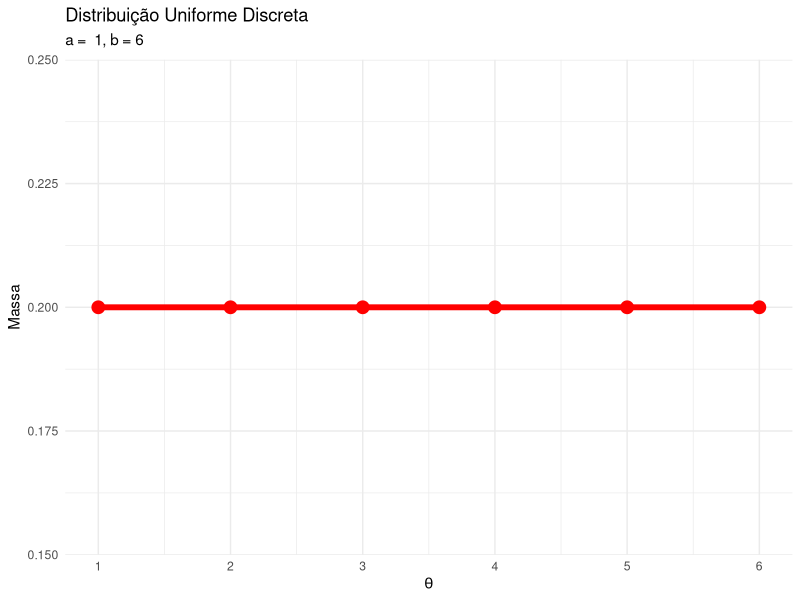
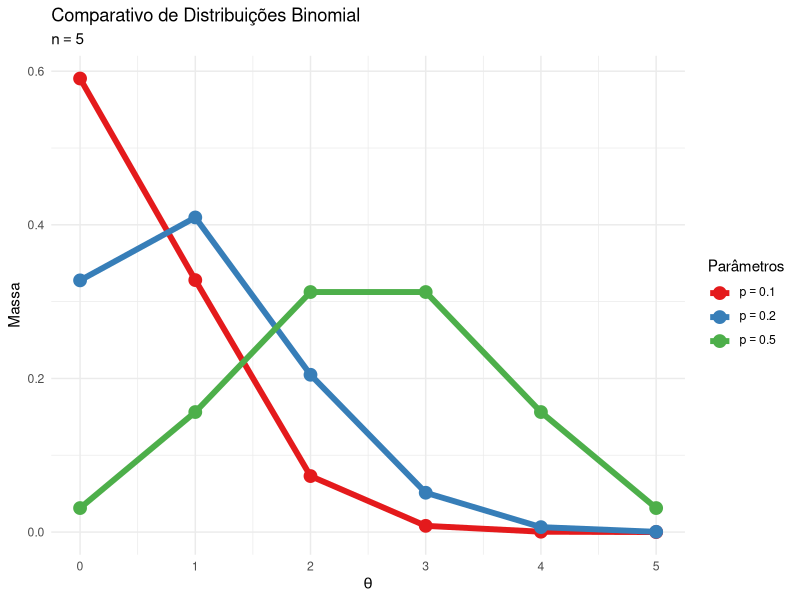
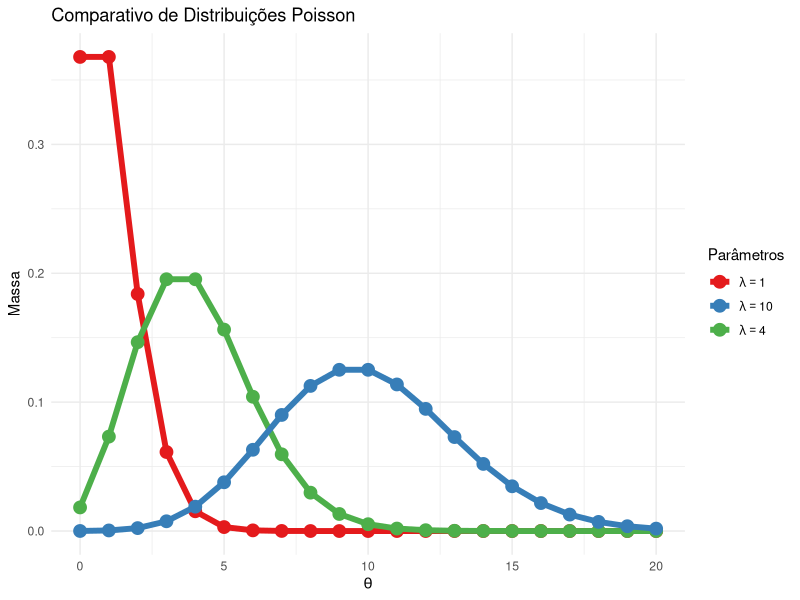
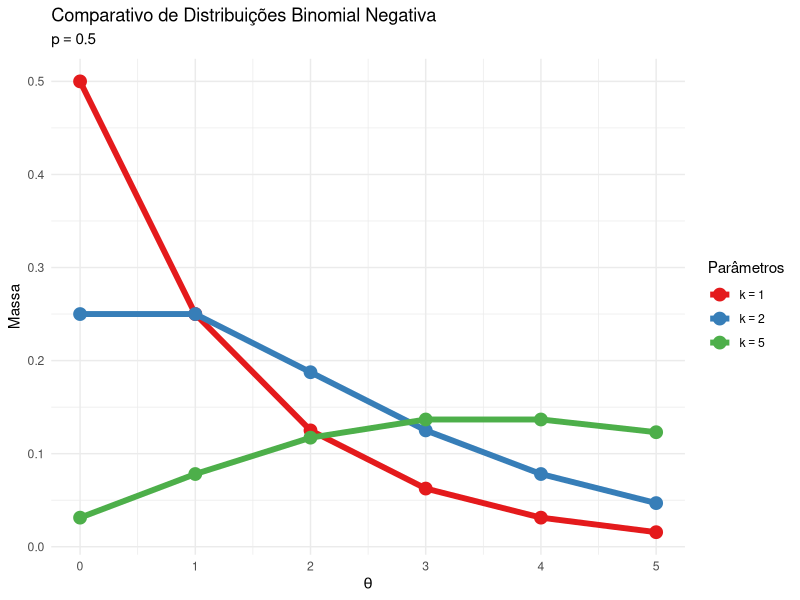
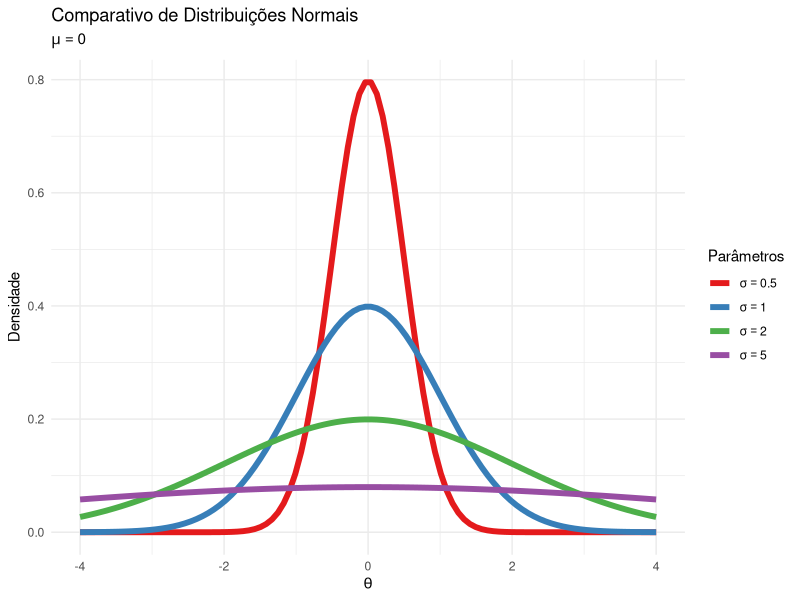
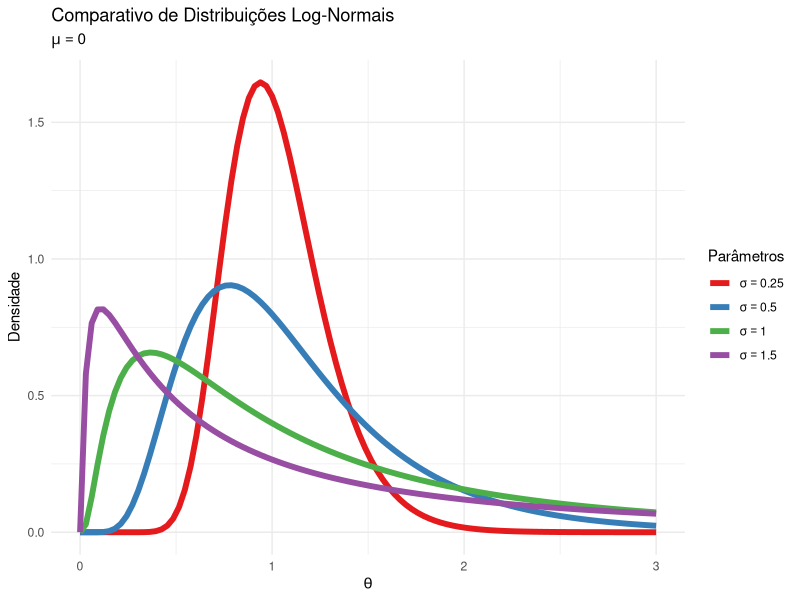
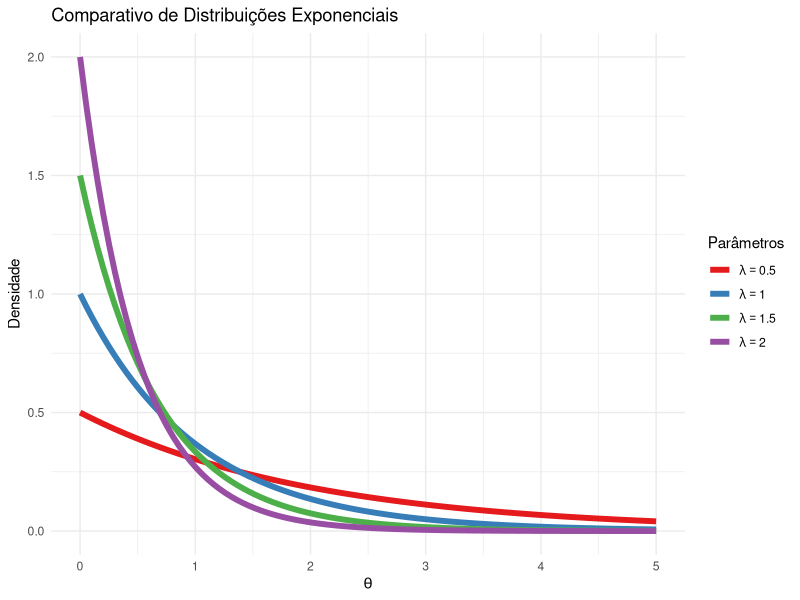
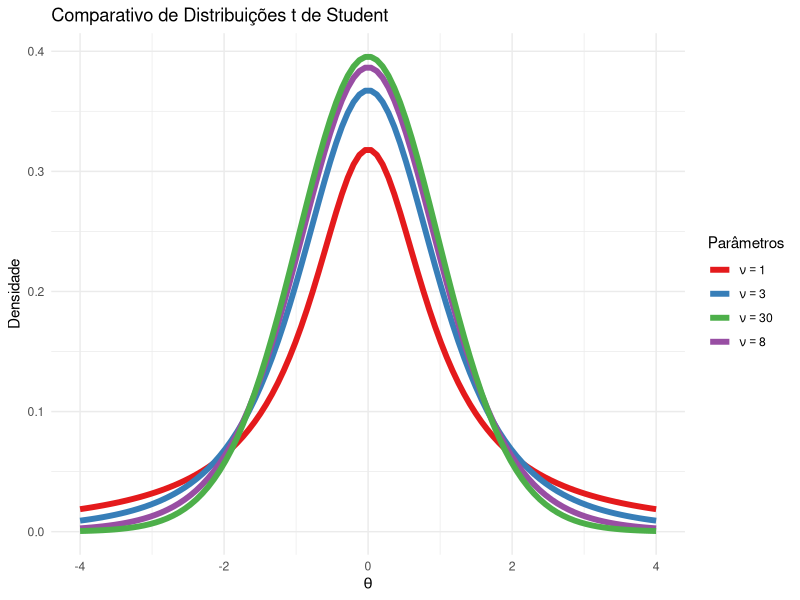

The R script that drew these images, in order:
## ---- chunk 1
knitr::opts_chunk$set(echo = TRUE)
library(ggplot2)
library(tibble)
theme_set(theme_minimal())
## ---- chunk 2
ggplot(data = tibble(
  x = seq(1, 6),
  y = dunif(x, min = 1, max = 6)),
  aes(x, y)) +
  geom_line(size = 2, col = "red") +
  geom_point(size = 4, col = "red") +
  labs(
    title = "Distribuição Uniforme Discreta",
    subtitle = expression("a =  1, b = 6"),
    x = expression(theta),
    y = "Massa",
    color = "Parâmetros"
  ) +
  scale_x_continuous(breaks = c(1:6))
## ---- chunk 3
ggplot(data = tibble(x = seq(0, 5))) +
  labs(
    title = "Comparativo de Distribuições Binomial",
    subtitle = expression(n == 5),
    x = expression(theta),
    y = "Massa",
    color = "Parâmetros"
  ) +
  geom_line(aes(x, y = dbinom(x, size = 5, prob = 0.1), color = "p ==  0.1"), size = 2) +
  geom_point(aes(x, y = dbinom(x, size = 5, prob = 0.1), color = "p ==  0.1"), size = 4) +
  geom_line(aes(x, y = dbinom(x, size = 5, prob = 0.2), color = "p ==  0.2"), size = 2) +
  geom_point(aes(x, y = dbinom(x, size = 5, prob = 0.2), color = "p ==  0.2"), size = 4) +
  geom_line(aes(x, y = dbinom(x, size = 5, prob = 0.5), color = "p ==  0.5"), size = 2) +
  geom_point(aes(x, y = dbinom(x, size = 5, prob = 0.5), color = "p ==  0.5"), size = 4) +
  scale_color_brewer(palette = "Set1",
    labels = scales::label_parse())
## ---- chunk 4
ggplot(data = tibble(x = seq(0, 20))) +
  labs(
    title = "Comparativo de Distribuições Poisson",
    x = expression(theta),
    y = "Massa",
    color = "Parâmetros"
  ) +
  geom_line(aes(x, y = dpois(x, lambda = 1), color = "lambda ==  1"), size = 2) +
  geom_point(aes(x, y = dpois(x, lambda = 1), color = "lambda ==  1"), size = 4) +
  geom_line(aes(x, y = dpois(x, lambda = 4), color = "lambda ==  4"), size = 2) +
  geom_point(aes(x, y = dpois(x, lambda = 4), color = "lambda ==  4"), size = 4) +
  geom_line(aes(x, y = dpois(x, lambda = 10), color = "lambda ==  10"), size = 2) +
  geom_point(aes(x, y = dpois(x, lambda = 10), color = "lambda ==  10"), size = 4) +
  scale_color_brewer(palette = "Set1",
    labels = scales::label_parse())
## ---- chunk 5
ggplot(data = tibble(x = seq(0, 5))) +
  labs(
    title = "Comparativo de Distribuições Binomial Negativa",
    subtitle = expression(p == 0.5),
    x = expression(theta),
    y = "Massa",
    color = "Parâmetros"
  ) +
  geom_line(aes(x, y = dnbinom(x, size = 1, prob = 0.5), color = "k ==  1"), size = 2) +
  geom_point(aes(x, y = dnbinom(x, size = 1, prob = 0.5), color = "k ==  1"), size = 4) +
  geom_line(aes(x, y = dnbinom(x, size = 2, prob = 0.5), color = "k ==  2"), size = 2) +
  geom_point(aes(x, y = dnbinom(x, size = 2, prob = 0.5), color = "k ==  2"), size = 4) +
  geom_line(aes(x, y = dnbinom(x, size = 5, prob = 0.5), color = "k ==  5"), size = 2) +
  geom_point(aes(x, y = dnbinom(x, size = 5, prob = 0.5), color = "k ==  5"), size = 4) +
  scale_color_brewer(palette = "Set1",
    labels = scales::label_parse())
## ---- chunk 6
ggplot(data = tibble(x = seq(-4, 4, length = 100))) +
  labs(
    title = "Comparativo de Distribuições Normais",
    subtitle = expression(mu == 0),
    x = expression(theta),
    y = "Densidade",
    color = "Parâmetros"
  ) +
  geom_line(aes(x, y = dnorm(x, mean = 0, sd = 0.5), color = "sigma ==  0.5"), size = 2) +
  geom_line(aes(x, y = dnorm(x, mean = 0, sd = 1), color = "sigma ==  1.0"), size = 2) +
  geom_line(aes(x, y = dnorm(x, mean = 0, sd = 2), color = "sigma ==  2.0"), size = 2) +
  geom_line(aes(x, y = dnorm(x, mean = 0, sd = 5), color = "sigma ==  5.0"), size = 2) +
  scale_color_brewer(palette = "Set1",
    labels = scales::label_parse())
## ---- chunk 7
ggplot(data = tibble(x = seq(0, 3, length = 100))) +
  labs(
    title = "Comparativo de Distribuições Log-Normais",
    subtitle = expression(mu == 0),
    x = expression(theta),
    y = "Densidade",
    color = "Parâmetros"
  ) +
  geom_line(aes(x, y = dlnorm(x, mean = 0, sd = 0.25), color = "sigma ==  0.25"), size = 2) +
  geom_line(aes(x, y = dlnorm(x, mean = 0, sd = 0.5), color = "sigma ==  0.5"), size = 2) +
  geom_line(aes(x, y = dlnorm(x, mean = 0, sd = 1.0), color = "sigma ==  1.0"), size = 2) +
  geom_line(aes(x, y = dlnorm(x, mean = 0, sd = 1.5), color = "sigma ==  1.5"), size = 2) +
  scale_color_brewer(palette = "Set1",
    labels = scales::label_parse())
## ---- chunk 8
ggplot(data = tibble(x = seq(0, 5, length = 100))) +
  labs(
    title = "Comparativo de Distribuições Exponenciais",
    x = expression(theta),
    y = "Densidade",
    color = "Parâmetros"
  ) +
  geom_line(aes(x, y = dexp(x, rate = 0.5), color = "lambda ==  0.5"), size = 2) +
  geom_line(aes(x, y = dexp(x, rate = 1), color = "lambda ==  1"), size = 2) +
  geom_line(aes(x, y = dexp(x, rate = 1.5), color = "lambda ==  1.5"), size = 2) +
  geom_line(aes(x, y = dexp(x, rate = 2), color = "lambda ==  2"), size = 2) +
  scale_color_brewer(palette = "Set1",
    labels = scales::label_parse())
## ---- chunk 9
ggplot(data = tibble(x = seq(-4, 4, length = 100))) +
  labs(
    title = "Comparativo de Distribuições t de Student",
    x = expression(theta),
    y = "Densidade",
    color = "Parâmetros"
  ) +
  geom_line(aes(x, y = dt(x, df = 1), color = "nu ==  1"), size = 2) +
  geom_line(aes(x, y = dt(x, df = 3), color = "nu ==  3"), size = 2) +
  geom_line(aes(x, y = dt(x, df = 8), color = "nu ==  8"), size = 2) +
  geom_line(aes(x, y = dt(x, df = 30), color = "nu ==  30"), size = 2) +
  scale_color_brewer(palette = "Set1",
    labels = scales::label_parse())
## ---- chunk 10
sessionInfo()
